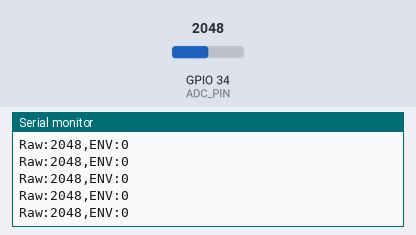
Bench run of a sketch on a simulated ESP32. Parts: the last lines printed to the serial monitor. The test bench sets the inputs (shaded band); at power-on: GPIO 34 (ADC_PIN) = 2048 (analog values on the 0–4095 scale).

Above: at 1.2 s.
1.3 s: GPIO 34 (ADC_PIN) set to 2866
At 2.4 s:
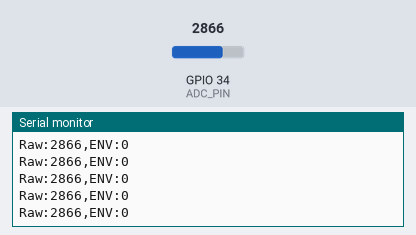
2.8 s: GPIO 34 (ADC_PIN) set to 3603
At 3.8 s:
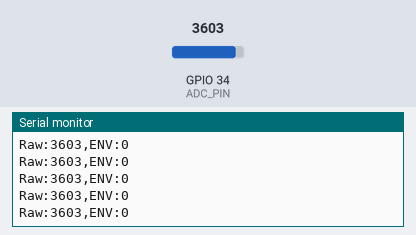
Timing chart, 0 to 5.0 s (numbered marks = the images above; inputs shaded):
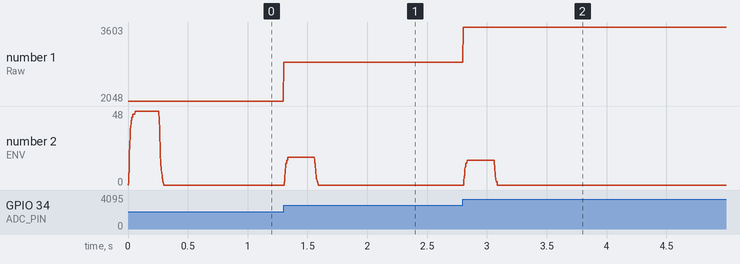

Measured:
- after the input at 1.3 s, the serial monitor: prints a new line at once (image 1)
- after the input at 2.8 s, the serial monitor: prints a new line at once (image 2)
- plotted number 1: 2048 → 2866 after the input at 1.3 s, 2866 → 3603 after the input at 2.8 s

The sketch:

EMG_ESP32_BioAmp.ino
```cpp
#define SAMPLE_RATE 500
#define BAUD        250000
const int ADC_PIN = 34;

// 74.5~149.5Hz Band-Pass (4차 Butterworth, 2차 섹션 4개 — 500Hz 기준 계수)
float EMGFilter(float input){
  float output = input;
  { static float z1, z2; float x = output - 0.05159732f*z1 - 0.36347401f*z2; output = 0.01856301f*x + 0.03712602f*z1 + 0.01856301f*z2; z2=z1; z1=x; }
  { static float z1, z2; float x = output - (-0.53945795f)*z1 - 0.39764934f*z2; output = 1.0f*x + (-2.0f)*z1 + 1.0f*z2; z2=z1; z1=x; }
  { static float z1, z2; float x = output - 0.47319594f*z1 - 0.70744137f*z2; output = 1.0f*x + 2.0f*z1 + 1.0f*z2; z2=z1; z1=x; }
  { static float z1, z2; float x = output - (-1.00211112f)*z1 - 0.74520226f*z2; output = 1.0f*x + (-2.0f)*z1 + 1.0f*z2; z2=z1; z1=x; }
  return output;
}

// 엔벨로프(활성도): |밴드패스 신호|를 최근 128개 이동합으로 평활
#define ENV_BUF 128
int  circ[ENV_BUF];
int  envIdx = 0;
long envSum = 0;
int getEnvelope(int absEmg){
  envSum -= circ[envIdx];
  envSum += absEmg;
  circ[envIdx] = absEmg;
  envIdx = (envIdx + 1) % ENV_BUF;
  return (int)((envSum / ENV_BUF) * 2);
}

void setup(){
  Serial.begin(BAUD);
  analogReadResolution(12);       // ESP32 12비트 (0~4095)
}

void loop(){
  // micros() 기반 정확한 500Hz 타이밍
  static unsigned long past = 0;
  unsigned long present = micros();
  unsigned long interval = present - past;
  past = present;
  static long timer = 0;
  timer -= interval;
  if (timer < 0){
    timer += 1000000 / SAMPLE_RATE;    // = 2000us (500Hz)
    int raw = analogRead(ADC_PIN);
    float sig = EMGFilter((float)raw);         // 밴드패스
    int env = getEnvelope(abs((int)sig));      // 정류 + 평활 = 활성도
    Serial.print("Raw:");  Serial.print(raw);
    Serial.print(",ENV:"); Serial.println(env);
  }
}
```
